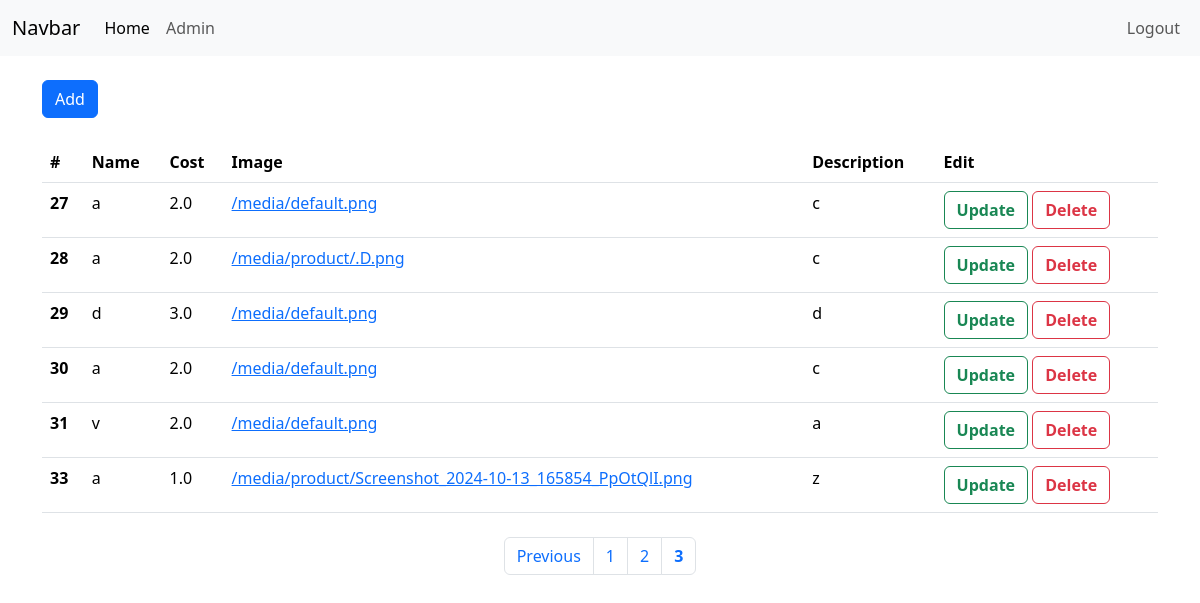
/product/all_products/?page=3 (signed in), run on an earlier commit of the app's database.
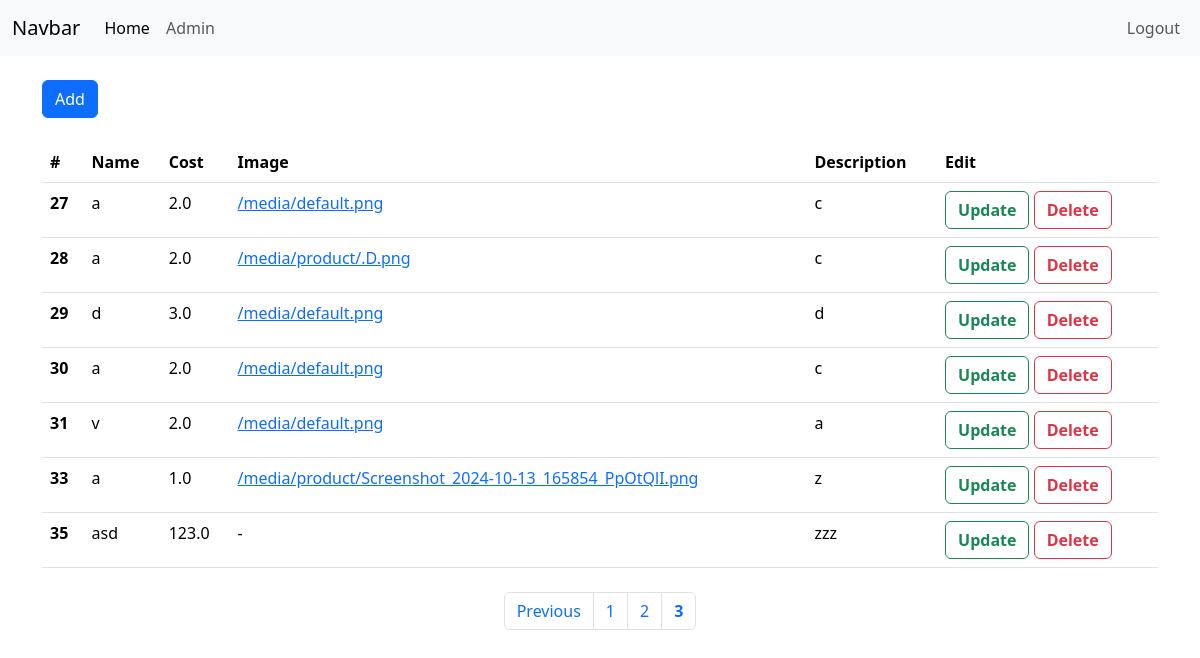
And on a later commit of the database.
### product/models.py (models this page shows)
class Product(models.Model):
    name = models.CharField(max_length=255)
    cost = models.FloatField()
    description = models.TextField()
    image = models.ImageField(upload_to="product", default="default.png", null=True, blank=True)

### product/views.py (the view)
# urls.py: path('all_products/', views.all_products, name='all_products' ),
@login_required
def all_products(request):
    products = Product.objects.all()
    page_number = request.GET.get('page', 1)
    paginator = Paginator(products, 10)
    page_obj = paginator.get_page(page_number)
    page_range = paginator.get_elided_page_range(number=page_obj.number, on_each_side=3, on_ends=2)
    context = {
        "products" : page_obj,
        "page_range" : page_range
    }
    return render(request, "admin.html", context)

### product/templates/admin.html (shortened to what this page needs)
{% extends "layouts/base.html" %}
{% load static %}
{% block context %}
<a href="{% url "add_products" %}" type="button" class="btn btn-primary mt-4 mb-4">Add</a>
<table class="table">
    <thead>
      <tr>
        <th scope="col">#</th>
        <th scope="col">Name</th>
        <th scope="col">Cost</th>
        <th scope="col">Image</th>
        <th scope="col">Description</th>
        <th scope="col">Edit</th>
      </tr>
    </thead>
    <tbody>
        {% for product in products %}
            <tr>
                <th scope="row">{{ product.id }}</th>
                <td>{{ product.name }}</td>
                <td>{{ product.cost }}</td>
                <td>{% if product.image %} <a  href="{{ product.image.url }}" target="_blank" >{{ product.image.url }}</a> {% else %} - {% endif %}</td>
                <td>{{ product.description }}</td>
                <td>
                    <a href="{% url "update" product.id %}"  class="btn btn-outline-success"><b>Update</b></a>
                    <a href="{% url "delete" product.id %}" class="btn btn-outline-danger"><b>Delete</b></a>
                </td>
            </tr>
        {% endfor %}
    </tbody>
  </table>
  <nav class="mt-4"   aria-label="Page navigation example">
    <ul class="pagination justify-content-center" >
      {% if products.has_previous %}
        <li class="page-item"><a class="page-link" href="?page={{ products.previous_page_number }}">Previous</a></li>
      {% endif %}
      {% for page in page_range %}
        {% if page == products.number %}
          <li class="page-item"><b class="page-link" >{{ page }}</b></li>
        {% else %}
          <li class="page-item"><a class="page-link" href="?page={{ page }}">{{ page }}</a></li>
        {% endif %}
      {% endfor %}
    </ul>
  </nav>
{% endblock context %}

### templates/layouts/base.html (shortened to what this page needs)
{% load static %}
<!DOCTYPE html>
<html lang="en">
<head>
    <link href="https://cdn.jsdelivr.net/npm/bootstrap@5.3.3/dist/css/bootstrap.min.css" rel="stylesheet">
    <link rel="stylesheet" href="{% static "css/style.css" %}">
</head>
<body>
    {% include "layouts/header.html" %}
    <div class="container">
        {% block context %}
        {% endblock context %}
    </div>
</body>
</html>

### templates/layouts/header.html (shortened to what this page needs)
<nav class="navbar navbar-expand-lg bg-body-tertiary">
    <div class="container-fluid">
      <a class="navbar-brand" href="#">Navbar</a>
      <div class="collapse navbar-collapse d-flex justify-content-between" id="navbarNav">
        <ul class="navbar-nav">
          <li class="nav-item">
            <a class="nav-link active" aria-current="page" href="{% url "home" %}">Home</a>
          </li>
          <li class="nav-item">
            <a class="nav-link" href="{% url "all_products" %}">Admin</a>
          </li>
        </ul>
        <ul class="navbar-nav">
          {% if request.user.is_authenticated %}
            <li class="nav-item">
              <a class="nav-link" href="{% url "logout" %}">Logout</a>
            </li>
          {% endif %}
        </ul>
      </div>
    </div>
  </nav>

What changed in the data, as far as the page shows it:
added Product: id "35", name "asd", cost "123.0", description "zzz"
